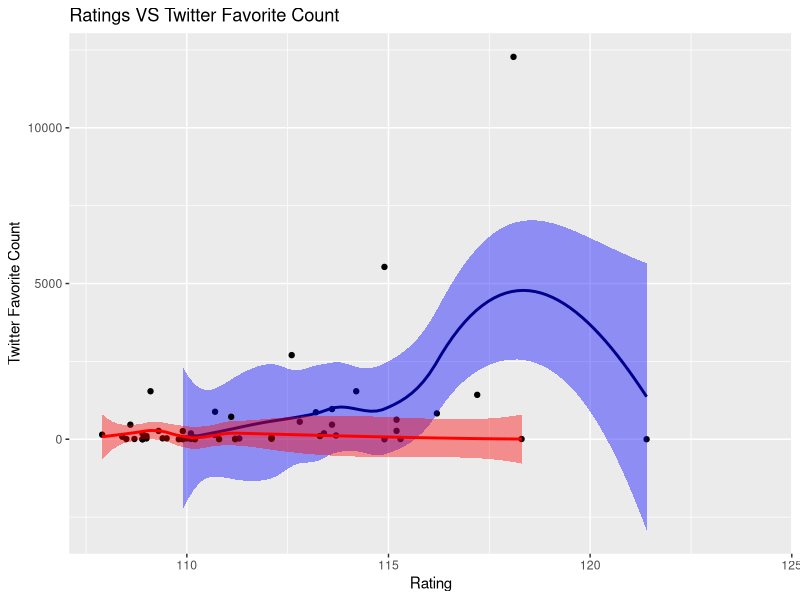
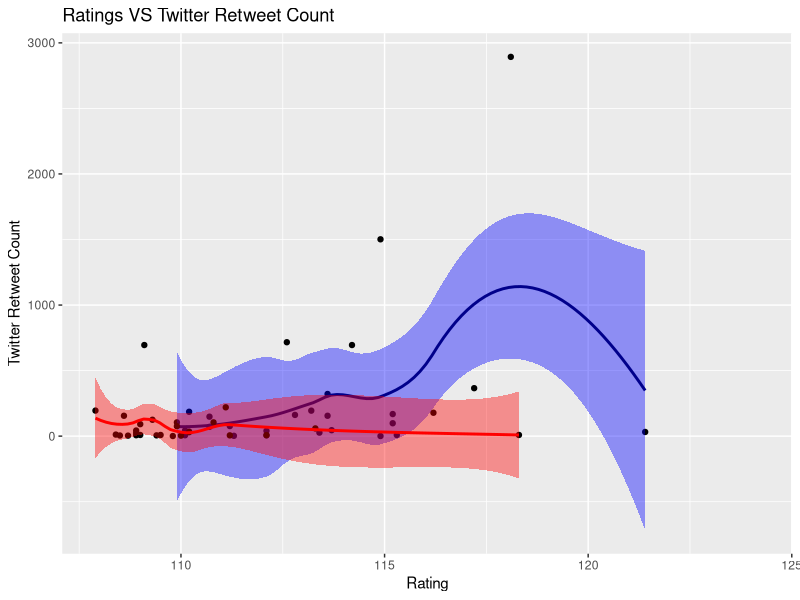

These charts were generated, in order, by the following R code:
#Do players who perform better on offense or defense experience 
#more engagement with their Twitter accounts?

library(ggplot2)

off <- read.csv("../data/off.csv", stringsAsFactors = FALSE)
def <- read.csv("../data/def.csv", stringsAsFactors = FALSE)

#make a graph about ratings and twitter retweet counts
graph_retweet <- ggplot() +
    geom_point(data = off, aes(x = OFF_RATING, y = TWITTER_RETWEET_COUNT)) +
    geom_smooth(data = off, aes(x = OFF_RATING, y = TWITTER_RETWEET_COUNT), fill = "blue",
                colour = "darkblue") +
  geom_point(data = def, aes(x = DEF_RATING, y = TWITTER_RETWEET_COUNT)) +
  geom_smooth(data = def, aes(x = DEF_RATING, y = TWITTER_RETWEET_COUNT), fill = "red",
              colour = "red") +
  labs(title = "Ratings VS Twitter Retweet Count") +
  ylab("Twitter Retweet Count") + xlab("Rating")

#make a graph about ratings and twitter favorite counts
graph_favorite <- ggplot() +
  geom_point(data = off, aes(x = OFF_RATING, y = TWITTER_FAVORITE_COUNT)) +
  geom_smooth(data = off, aes(x = OFF_RATING, y = TWITTER_FAVORITE_COUNT), fill = "blue",
              colour = "darkblue") +
  geom_point(data = def, aes(x = DEF_RATING, y = TWITTER_FAVORITE_COUNT)) +
  geom_smooth(data = def, aes(x = DEF_RATING, y = TWITTER_FAVORITE_COUNT), fill = "red",
              colour = "red") +
  labs(title = "Ratings VS Twitter Favorite Count") +
  ylab("Twitter Favorite Count") + xlab("Rating")